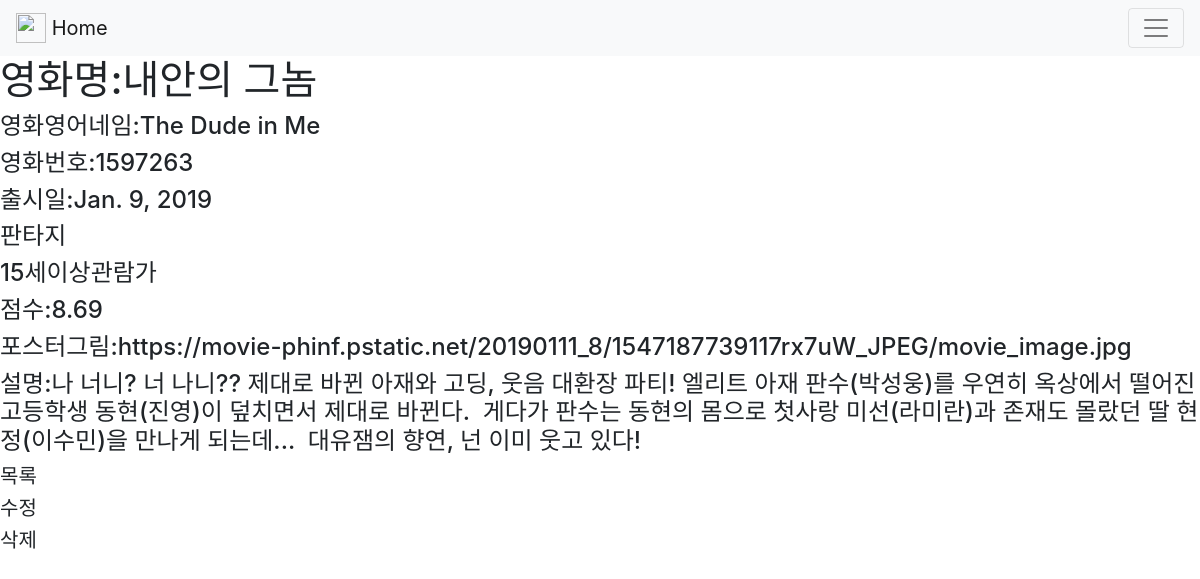
The app's page /movies/2/ with its own data.
### movie/models.py (models this page shows, shortened)
class Movie(models.Model):
    title = models.CharField(max_length=100)
    title_en = models.CharField(max_length=100)
    audience = models.IntegerField()
    open_date = models.DateField()
    genre = models.CharField(max_length=100)
    watch_grade = models.CharField(max_length=100)
    score = models.FloatField()
    poster_url = models.TextField()
    description = models.TextField()

### movie/views.py (the view)
# urls.py: path('<int:id>/',views.read),
def read(request,id):
    movie = Movie.objects.get(pk=id)
    return render(request,"movie/read.html",{"movie": movie})

### movie/templates/movie/read.html
{% extends "movie/base.html" %}
{% block bb %}
<h1>영화명:{{movie.title}}</h1>
<h4>영화영어네임:{{movie.title_en}}</h4>
<h4>영화번호:{{movie.audience}}</h4>
<h4>출시일:{{movie.open_date}}</h4>
<h4>{{movie.genre}}</h4>
<h4>{{movie.watch_grade}}</h4>
<h4>점수:{{movie.score}}</h4>
<h4>포스터그림:{{movie.poster_url}}</h4>
<h4>설명:{{movie.description}}</h4>
<div class="form-low">
<h5><a href="/movies/">목록</a></h5>
<h5><a href="/movies/{{movie.id}}/edit/">수정</a></h5>
<h5><a href="/movies/{{movie.id}}/delete/">삭제</a></h5>
</div>
{% endblock %}

### movie/templates/movie/base.html (style rules this page uses)
a:link { color: inherit; text-decoration: none; }

### records on screen
Movie: title "내안의 그놈", title_en "The Dude in Me", audience "1597263", open_date "Jan. 9, 2019", genre "판타지", watch_grade "15세이상관람가", score "8.69", poster_url "https://movie-phinf.pstatic.net/20190111_8/1547187739117rx7uW_JPEG/movie_image.jpg", description "나 너니? 너 나니?? 제대로 바뀐 아재와 고딩, 웃음 대환장 파티! 엘리트 아재 판수(박성웅)를 우연히 옥상에서 떨어진 고등학생 동현(진영)이 덮치면서 제대로 바뀐다. 게다가 판수는 동현의 몸으로 첫사랑 미선(라미란)과 존재도 몰랐던 딸 현정(이수민)을 만나게 되는데... 대유잼의 향연, 넌 이미 웃고 있다!"
